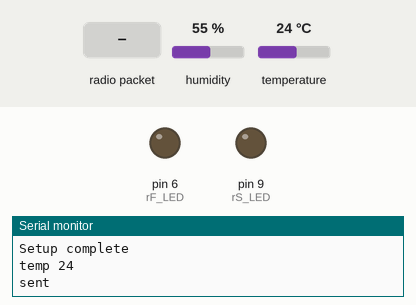
A sketch run on a simulated Arduino Uno, built with avr-gcc and run on an emulated ATmega328P. Parts: output pins drawn as LEDs (lit = HIGH), the last lines printed to the serial monitor. The test bench sets the inputs (shaded band); at power-on: humidity 55 %, temperature 24 °C. No radio packets arrive unless stated; pins used as bus, display or sensor lines are not drawn.

Above: at 1.2 s.
1.3 s: radio packet "1" arrives
At 1.41 s:
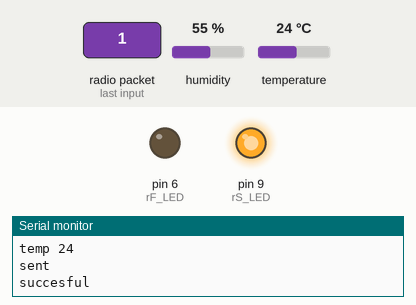
At 5.7 s:
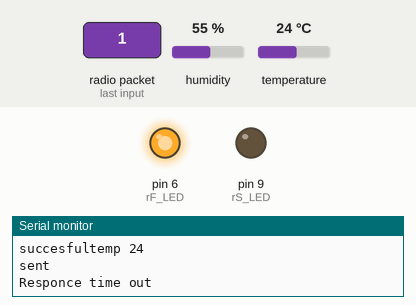
Timing chart, 0 to 15.9 s (numbered marks = the images above; inputs shaded):
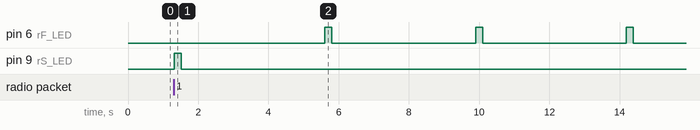

Measured:
- after the input at 1.3 s, pin 9 (rS_LED): LOW → HIGH at once, → LOW 0.20 s later
- by itself, pin 6 (rF_LED): alternates HIGH for 0.20 s and LOW for 4.1 s

The sketch:

TX_Tutorial.ino
```cpp
#include <SimpleDHT.h>          //DHT11 Library
#include <RH_RF95.h>            //Radio Head library
#include <Adafruit_SleepyDog.h> // Watchdog is a member of this (sleep)

/*Transmitter Tutorial code
 * Created By Jesse Duran
 */
//Defs for feather m0
#define RFM95_CS 8 //Chip select pin
#define RFM95_RST 4 //reset pin
#define RFM95_INT 3 //Interupt request pin
#define Freq 900    //frequcny set... Dependent of LoRa module
#define RH_RF95_MAX_MESSAGE_LEN 20 // Sets the max length of arrays that are sent.

#define DHT_Pin 12 //The data pin the DHT sensor is connected to
#define rS_LED 9  //recive sucessful LED
#define rF_LED 6 //recive failed LED


SimpleDHT11 dht11; //Initilaization of the DHT11 sensor
RH_RF95 rf95(RFM95_CS, RFM95_INT); //LoRa intialization

void setup() {

  Serial.begin(9600);

  pinMode(RFM95_RST,OUTPUT);
  pinMode(rS_LED,OUTPUT);
  pinMode(rF_LED,OUTPUT);
  digitalWrite(RFM95_RST,HIGH);

  //Manual reset using restet pin to ensure proper intialization
  digitalWrite(RFM95_RST,LOW);
  delay(10);
  digitalWrite(RFM95_RST,HIGH);
  delay(10);

  while (!rf95.init()) { // Program will halt if initilaization of LoRa fails
      Serial.println("LoRa radio init failed");
      while(1);
  }

  Serial.print("LoRa Radio intilization succesful!");
  Serial.print("Set Freq to: "); Serial.println(Freq);
  if (!rf95.setFrequency(Freq)) {
    Serial.println("setFrequency failed");
    while (1);
  }

  rf95.setTxPower(5,false); // The power of transmitter can be changed by the first parameter(int). The power ranges from 5-23dB.
  Serial.println("Setup complete");
}

void loop() {
  byte temp ,humid = 0;
  byte data_2_Send[20] = {0}; // Array of bytes that consists of data to be sent
  dht11.read(DHT_Pin,&temp,&humid,data_2_Send); //Data collection function from the DHT

  data_2_Send[0]=char(temp); //Converts from byte to char. Assigns recorded temp to first byte of array.
  data_2_Send[1]=char(humid); // adds humidity to the data sent. Assigns recorded humidity to second byte of array.
  data_2_Send[19]= 1; // [19] of the array is assigned to the TX identifier.

  Serial.print("temp ");
  Serial.println((int)data_2_Send[0]);

  rf95.send((uint8_t*)data_2_Send,20); // Sends the array of data as integers, "20" refers to max size of the array
  rf95.waitPacketSent(); // makes sure the send doesn't get interuppted before continuing.

  uint8_t buf[RH_RF95_MAX_MESSAGE_LEN]; // declares array 'buf' that will be used to store recieved data
  uint8_t len = sizeof(buf);
  Serial.println("sent");

  if (rf95.waitAvailableTimeout(2000))  //Waits for a response from the reciever
  {
    if (rf95.recv(buf, &len)) // recieves radio response and assignes message to 'buf'
   {
      Serial.print("succesful");
      digitalWrite(rS_LED,HIGH); //Blinks recieve successful LED
      delay(200);
      digitalWrite(rS_LED,LOW);
    }
    else
    {
     Serial.println("failed");
    //Blinks recieve failed LED
    digitalWrite(rF_LED,HIGH);
    delay(200);
    digitalWrite(rF_LED,LOW);
    }
  }
  else
  {
    Serial.println("Responce time out");
    //Blinks recieve failed LED
    digitalWrite(rF_LED,HIGH);
    delay(200);
    digitalWrite(rF_LED,LOW);
  }
  delay(2000);
  /* Sleeping the Feather if you desire
   *   rf95.sleep(); //sleeps the LoRa module itself
   *   Watchdog.sleep(3000); //sleeps the Feather !!!this will disable serial communication if used. */
}
```
